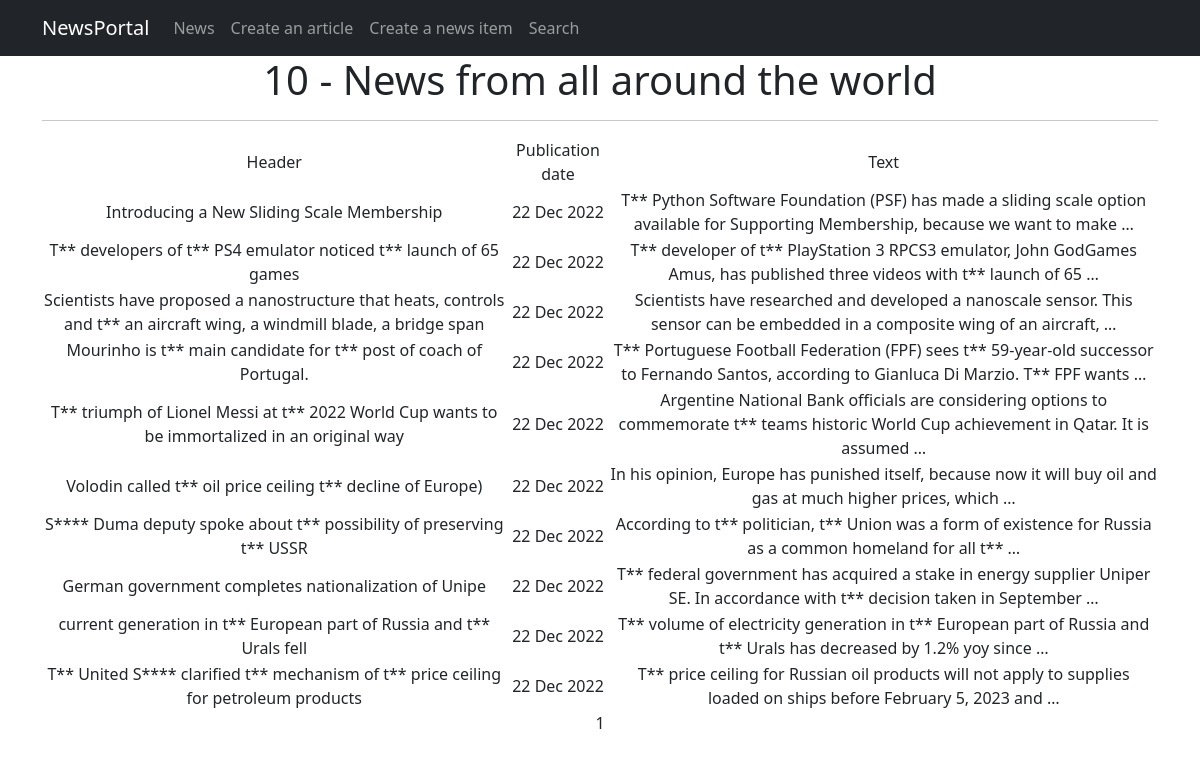
The app's page /news_portal/ with its own data.
### news_portal/models.py (models this page shows, shortened)
class Post(models.Model):
    post_type = models.CharField(max_length=2, choices=POST_TYPE, default=article)
    post_pub_date = models.DateTimeField(auto_now_add=True)
    post_header = models.CharField(max_length=255, null=False)
    post_text = models.TextField(null=False)
    post_rating = models.SmallIntegerField(default=0)
    post_auth = models.ForeignKey(Author, on_delete=models.CASCADE)
    post_cat = models.ManyToManyField(Category, through='PostCategory')

### news_portal/views.py (the view)
# urls.py: path('', PostList.as_view()),
class PostList(ListView):
    model = Post
    template_name = 'news_portal.html'
    context_object_name = 'news_portal'
    paginate_by = 10
    def get_queryset(self):
        queryset = super().get_queryset()
        self.filterset = PostFilter(self.request.GET, queryset)
        return self.filterset.qs

### news_portal/templatetags/custom_filters.py (called while the page is built)
@register.filter()
def censor(value):
    censored_words = ['state', 'The', 'State', 'the']
    cen_text = value.split()
    for i in censored_words:
        for words in cen_text:
            if i in words:
                psn_in_text = cen_text.index(words)
                cen_text.remove(words)
                cen_text.insert(psn_in_text, i[0] + '*' * (len(i)-1))
    return " ".join(cen_text)

### templates/news_portal.html (shortened to what this page needs)
{% extends 'fpages/default.html' %}
{% load custom_filters %}!
{% load custom_tags %}
{% block content %}
   <h1>{{news_portal|length}} - News from all around the world</h1>
   <hr>
   {% if news_portal %}
    <table>
        <tr>
            <td>Header</td>
            <td>Publication date</td>
            <td>Text</td>
        </tr>
        {% for post in news_portal %}
        <tr>
            <td>{{ post.post_header|censor }}</td>
            <td>{{ post.post_pub_date|date:'d M Y' }} </td>
            <td>{{ post.post_text|truncatewords:20|censor }}</td>
        </tr>
        {% endfor %}
    </table>
    {% else %}
           <h2>No news</h2>
{% endif %}
   {{ page_obj.number }}
{% endblock content %}

### templates/fpages/default.html (shortened to what this page needs)
<!DOCTYPE html>
<html lang="en">
    <head>
        {% load static %}
        <link href="{% static 'css/styles.css' %}" rel="stylesheet" />
    </head>
    <body>
        <nav class="navbar navbar-expand-lg navbar-dark bg-dark static-top">
           <div class="container">
               <a class="navbar-brand" href="#">NewsPortal</a>
               <div class="collapse navbar-collapse" id="navbarResponsive">
                   <ul class="navbar-nav ml-auto">
                       <li class="nav-item active">
                           <a class="nav-link" href="/news_portal/">News</a>
                       </li>
                       <li class="nav-item">
                           <a class="nav-link" href="/news_portal/articles/create/">Create an article</a>
                       </li>
                       <li class="nav-item">
                           <a class="nav-link" href="/news_portal/news/create/">Create a news item</a>
                       </li>
                       <li class="nav-item">
                           <a class="nav-link" href="/news_portal/search/">Search</a>
                       </li>
                   </ul>
               </div>
           </div>
        </nav>
        <div class="container">
           <div class="row">
               <div class="col-lg-12 text-center">
                   {% block content %}{% endblock content %}
               </div>
           </div>
        </div>
    </body>
</html>

### records on screen
Post: post_header|censor "Introducing a New Sliding Scale Membership", post_pub_date "22 Dec 2022", post_text|censor "T** Python Software Foundation (PSF) has made a sliding scale option available for Supporting Membership, because we want to make …"
Post: post_header|censor "T** developers of t** PS4 emulator noticed t** launch of 65 games", post_pub_date "22 Dec 2022", post_text|censor "T** developer of t** PlayStation 3 RPCS3 emulator, John GodGames Amus, has published three videos with t** launch of 65 …"
Post: post_header|censor "Scientists have proposed a nanostructure that heats, controls and t** an aircraft wing, a windmill blade, a bridge span", post_pub_date "22 Dec 2022", post_text|censor "Scientists have researched and developed a nanoscale sensor. This sensor can be embedded in a composite wing of an aircraft, …"
Post: post_header|censor "Mourinho is t** main candidate for t** post of coach of Portugal.", post_pub_date "22 Dec 2022", post_text|censor "T** Portuguese Football Federation (FPF) sees t** 59-year-old successor to Fernando Santos, according to Gianluca Di Marzio. T** FPF wants …"
Post: post_header|censor "T** triumph of Lionel Messi at t** 2022 World Cup wants to be immortalized in an original way", post_pub_date "22 Dec 2022", post_text|censor "Argentine National Bank officials are considering options to commemorate t** teams historic World Cup achievement in Qatar. It is assumed …"
Post: post_header|censor "Volodin called t** oil price ceiling t** decline of Europe)", post_pub_date "22 Dec 2022", post_text|censor "In his opinion, Europe has punished itself, because now it will buy oil and gas at much higher prices, which …"
Post: post_header|censor "S**** Duma deputy spoke about t** possibility of preserving t** USSR", post_pub_date "22 Dec 2022", post_text|censor "According to t** politician, t** Union was a form of existence for Russia as a common homeland for all t** …"
Post: post_header|censor "German government completes nationalization of Unipe", post_pub_date "22 Dec 2022", post_text|censor "T** federal government has acquired a stake in energy supplier Uniper SE. In accordance with t** decision taken in September …"
Post: post_header|censor "current generation in t** European part of Russia and t** Urals fell", post_pub_date "22 Dec 2022", post_text|censor "T** volume of electricity generation in t** European part of Russia and t** Urals has decreased by 1.2% yoy since …"
Post: post_header|censor "T** United S**** clarified t** mechanism of t** price ceiling for petroleum products", post_pub_date "22 Dec 2022", post_text|censor "T** price ceiling for Russian oil products will not apply to supplies loaded on ships before February 5, 2023 and …"

### other values on screen
{{ news_portal|length }} "10"
{{ page_obj.number }} "1"
